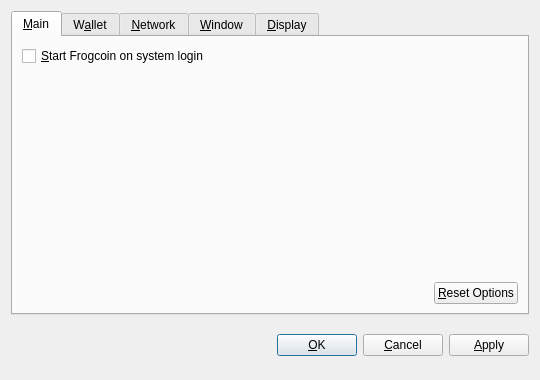
<?xml version="1.0" encoding="UTF-8"?>
<ui version="4.0">
 <class>OptionsDialog</class>
 <widget class="QDialog" name="OptionsDialog">
  <property name="geometry">
   <rect>
    <x>0</x>
    <y>0</y>
    <width>540</width>
    <height>380</height>
   </rect>
  </property>
  <property name="windowTitle">
   <string>Options</string>
  </property>
  <property name="modal">
   <bool>true</bool>
  </property>
  <layout class="QVBoxLayout" name="verticalLayout">
   <item>
    <widget class="QTabWidget" name="tabWidget">
     <property name="tabPosition">
      <enum>QTabWidget::North</enum>
     </property>
     <property name="currentIndex">
      <number>0</number>
     </property>
     <widget class="QWidget" name="tabMain">
      <attribute name="title">
       <string>&amp;Main</string>
      </attribute>
      <layout class="QVBoxLayout" name="verticalLayout_Main">
       <item>
        <widget class="QCheckBox" name="bitcoinAtStartup">
         <property name="toolTip">
          <string>Automatically start Frogcoin after logging in to the system.</string>
         </property>
         <property name="text">
          <string>&amp;Start Frogcoin on system login</string>
         </property>
        </widget>
       </item>
       <item>
        <spacer name="verticalSpacer_Main">
         <property name="orientation">
          <enum>Qt::Vertical</enum>
         </property>
         <property name="sizeHint" stdset="0">
          <size>
           <width>20</width>
           <height>40</height>
          </size>
         </property>
        </spacer>
       </item>
       <item>
        <layout class="QHBoxLayout" name="horizontalLayout_2_Main">
         <item>
          <spacer name="horizontalSpacer_2_Main">
           <property name="orientation">
            <enum>Qt::Horizontal</enum>
           </property>
           <property name="sizeHint" stdset="0">
            <size>
             <width>40</width>
             <height>20</height>
            </size>
           </property>
          </spacer>
         </item>
         <item>
          <widget class="QPushButton" name="resetButton">
           <property name="toolTip">
            <string>Reset all client options to default.</string>
           </property>
           <property name="text">
            <string>&amp;Reset Options</string>
           </property>
           <property name="autoDefault">
            <bool>false</bool>
           </property>
          </widget>
         </item>
        </layout>
       </item>
      </layout>
     </widget>
     <widget class="QWidget" name="tabWallet">
      <attribute name="title">
       <string>W&amp;allet</string>
      </attribute>
      <layout class="QVBoxLayout" name="verticalLayout_Network">
       <item>
        <widget class="QLabel" name="transactionFeeInfoLabel">
         <property name="text">
          <string>Optional transaction fee per kB that helps make sure your transactions are processed quickly. Most transactions are 1 kB.</string>
         </property>
         <property name="textFormat">
          <enum>Qt::PlainText</enum>
         </property>
         <property name="wordWrap">
          <bool>true</bool>
         </property>
        </widget>
       </item>
       <item>
        <layout class="QHBoxLayout" name="horizontalLayout_1_Main">
         <item>
          <widget class="QLabel" name="transactionFeeLabel">
           <property name="text">
            <string>Pay transaction &amp;fee</string>
           </property>
           <property name="textFormat">
            <enum>Qt::PlainText</enum>
           </property>
           <property name="buddy">
            <cstring>transactionFee</cstring>
           </property>
          </widget>
         </item>
         <item>
          <widget class="BitcoinAmountField" name="transactionFee"/>
         </item>
         <item>
          <spacer name="horizontalSpacer_1_Main">
           <property name="orientation">
            <enum>Qt::Horizontal</enum>
           </property>
           <property name="sizeHint" stdset="0">
            <size>
             <width>40</width>
             <height>20</height>
            </size>
           </property>
          </spacer>
         </item>
        </layout>
       </item>
       <item>
        <widget class="QLabel" name="label">
         <property name="text">
          <string>If you disable the spending of unconfirmed change, the change from a transaction cannot be used until that transaction has at least one confirmation. This also affects how your balance is computed.</string>
         </property>
         <property name="wordWrap">
          <bool>true</bool>
         </property>
        </widget>
       </item>
       <item>
        <widget class="QCheckBox" name="spendZeroConfChange">
         <property name="text">
          <string>Spend unconfirmed change  (experts only)</string>
         </property>
        </widget>
       </item>
       <item>
        <spacer name="verticalSpacer">
         <property name="orientation">
          <enum>Qt::Vertical</enum>
         </property>
         <property name="sizeHint" stdset="0">
          <size>
           <width>20</width>
           <height>40</height>
          </size>
         </property>
        </spacer>
       </item>
      </layout>
     </widget>
     <widget class="QWidget" name="tabNetwork">
      <attribute name="title">
       <string>&amp;Network</string>
      </attribute>
      <layout class="QVBoxLayout" name="verticalLayout_Network">
       <item>
        <widget class="QCheckBox" name="mapPortUpnp">
         <property name="toolTip">
          <string>Automatically open the Frogcoin client port on the router. This only works when your router supports UPnP and it is enabled.</string>
         </property>
         <property name="text">
          <string>Map port using &amp;UPnP</string>
         </property>
        </widget>
       </item>
       <item>
        <widget class="QCheckBox" name="connectSocks">
         <property name="toolTip">
          <string>Connect to the Frogcoin network through a SOCKS proxy (e.g. when connecting through Tor).</string>
         </property>
         <property name="text">
          <string>&amp;Connect through SOCKS proxy:</string>
         </property>
        </widget>
       </item>
       <item>
        <layout class="QHBoxLayout" name="horizontalLayout_Network">
         <item>
          <widget class="QLabel" name="proxyIpLabel">
           <property name="text">
            <string>Proxy &amp;IP:</string>
           </property>
           <property name="textFormat">
            <enum>Qt::PlainText</enum>
           </property>
           <property name="buddy">
            <cstring>proxyIp</cstring>
           </property>
          </widget>
         </item>
         <item>
          <widget class="QValidatedLineEdit" name="proxyIp">
           <property name="maximumSize">
            <size>
             <width>140</width>
             <height>16777215</height>
            </size>
           </property>
           <property name="toolTip">
            <string>IP address of the proxy (e.g. 127.0.0.1)</string>
           </property>
          </widget>
         </item>
         <item>
          <widget class="QLabel" name="proxyPortLabel">
           <property name="text">
            <string>&amp;Port:</string>
           </property>
           <property name="textFormat">
            <enum>Qt::PlainText</enum>
           </property>
           <property name="buddy">
            <cstring>proxyPort</cstring>
           </property>
          </widget>
         </item>
         <item>
          <widget class="QLineEdit" name="proxyPort">
           <property name="maximumSize">
            <size>
             <width>55</width>
             <height>16777215</height>
            </size>
           </property>
           <property name="toolTip">
            <string>Port of the proxy (e.g. 9050)</string>
           </property>
          </widget>
         </item>
         <item>
          <widget class="QLabel" name="socksVersionLabel">
           <property name="text">
            <string>SOCKS &amp;Version:</string>
           </property>
           <property name="textFormat">
            <enum>Qt::PlainText</enum>
           </property>
           <property name="buddy">
            <cstring>socksVersion</cstring>
           </property>
          </widget>
         </item>
         <item>
          <widget class="QValueComboBox" name="socksVersion">
           <property name="toolTip">
            <string>SOCKS version of the proxy (e.g. 5)</string>
           </property>
          </widget>
         </item>
         <item>
          <spacer name="horizontalSpacer_Network">
           <property name="orientation">
            <enum>Qt::Horizontal</enum>
           </property>
           <property name="sizeHint" stdset="0">
            <size>
             <width>40</width>
             <height>20</height>
            </size>
           </property>
          </spacer>
         </item>
        </layout>
       </item>
       <item>
        <spacer name="verticalSpacer_Network">
         <property name="orientation">
          <enum>Qt::Vertical</enum>
         </property>
         <property name="sizeHint" stdset="0">
          <size>
           <width>20</width>
           <height>40</height>
          </size>
         </property>
        </spacer>
       </item>
      </layout>
     </widget>
     <widget class="QWidget" name="tabWindow">
      <attribute name="title">
       <string>&amp;Window</string>
      </attribute>
      <layout class="QVBoxLayout" name="verticalLayout_Window">
       <item>
        <widget class="QCheckBox" name="minimizeToTray">
         <property name="toolTip">
          <string>Show only a tray icon after minimizing the window.</string>
         </property>
         <property name="text">
          <string>&amp;Minimize to the tray instead of the taskbar</string>
         </property>
        </widget>
       </item>
       <item>
        <widget class="QCheckBox" name="minimizeOnClose">
         <property name="toolTip">
          <string>Minimize instead of exit the application when the window is closed. When this option is enabled, the application will be closed only after selecting Quit in the menu.</string>
         </property>
         <property name="text">
          <string>M&amp;inimize on close</string>
         </property>
        </widget>
       </item>
       <item>
        <spacer name="verticalSpacer_Window">
         <property name="orientation">
          <enum>Qt::Vertical</enum>
         </property>
         <property name="sizeHint" stdset="0">
          <size>
           <width>20</width>
           <height>40</height>
          </size>
         </property>
        </spacer>
       </item>
      </layout>
     </widget>
     <widget class="QWidget" name="tabDisplay">
      <attribute name="title">
       <string>&amp;Display</string>
      </attribute>
      <layout class="QVBoxLayout" name="verticalLayout_Display">
       <item>
        <layout class="QHBoxLayout" name="horizontalLayout_1_Display">
         <item>
          <widget class="QLabel" name="langLabel">
           <property name="text">
            <string>User Interface &amp;language:</string>
           </property>
           <property name="textFormat">
            <enum>Qt::PlainText</enum>
           </property>
           <property name="buddy">
            <cstring>lang</cstring>
           </property>
          </widget>
         </item>
         <item>
          <widget class="QValueComboBox" name="lang">
           <property name="toolTip">
            <string>The user interface language can be set here. This setting will take effect after restarting Frogcoin.</string>
           </property>
          </widget>
         </item>
        </layout>
       </item>
       <item>
        <layout class="QHBoxLayout" name="horizontalLayout_2_Display">
         <item>
          <widget class="QLabel" name="unitLabel">
           <property name="text">
            <string>&amp;Unit to show amounts in:</string>
           </property>
           <property name="textFormat">
            <enum>Qt::PlainText</enum>
           </property>
           <property name="buddy">
            <cstring>unit</cstring>
           </property>
          </widget>
         </item>
         <item>
          <widget class="QValueComboBox" name="unit">
           <property name="toolTip">
            <string>Choose the default subdivision unit to show in the interface and when sending coins.</string>
           </property>
          </widget>
         </item>
        </layout>
       </item>
       <item>
        <widget class="QCheckBox" name="displayAddresses">
         <property name="toolTip">
          <string>Whether to show Frogcoin addresses in the transaction list or not.</string>
         </property>
         <property name="text">
          <string>&amp;Display addresses in transaction list</string>
         </property>
        </widget>
       </item>
       <item>
        <widget class="QCheckBox" name="coinControlFeatures">
         <property name="toolTip">
          <string>Whether to show coin control features or not.</string>
         </property>
         <property name="text">
          <string>Display coin &amp;control features (experts only!)</string>
         </property>
        </widget>
       </item>
       <item>
        <spacer name="verticalSpacer_Display">
         <property name="orientation">
          <enum>Qt::Vertical</enum>
         </property>
         <property name="sizeHint" stdset="0">
          <size>
           <width>20</width>
           <height>40</height>
          </size>
         </property>
        </spacer>
       </item>
      </layout>
     </widget>
    </widget>
   </item>
   <item>
    <layout class="QHBoxLayout" name="horizontalLayout_Buttons">
     <item>
      <spacer name="horizontalSpacer_1">
       <property name="orientation">
        <enum>Qt::Horizontal</enum>
       </property>
       <property name="sizeHint" stdset="0">
        <size>
         <width>40</width>
         <height>48</height>
        </size>
       </property>
      </spacer>
     </item>
     <item>
      <widget class="QLabel" name="statusLabel">
       <property name="font">
        <font>
         <weight>75</weight>
         <bold>true</bold>
        </font>
       </property>
       <property name="text">
        <string/>
       </property>
       <property name="textFormat">
        <enum>Qt::PlainText</enum>
       </property>
       <property name="wordWrap">
        <bool>true</bool>
       </property>
      </widget>
     </item>
     <item>
      <spacer name="horizontalSpacer_2">
       <property name="orientation">
        <enum>Qt::Horizontal</enum>
       </property>
       <property name="sizeHint" stdset="0">
        <size>
         <width>40</width>
         <height>48</height>
        </size>
       </property>
      </spacer>
     </item>
     <item>
      <widget class="QPushButton" name="okButton">
       <property name="text">
        <string>&amp;OK</string>
       </property>
      </widget>
     </item>
     <item>
      <widget class="QPushButton" name="cancelButton">
       <property name="text">
        <string>&amp;Cancel</string>
       </property>
       <property name="autoDefault">
        <bool>false</bool>
       </property>
      </widget>
     </item>
     <item>
      <widget class="QPushButton" name="applyButton">
       <property name="text">
        <string>&amp;Apply</string>
       </property>
       <property name="autoDefault">
        <bool>false</bool>
       </property>
      </widget>
     </item>
    </layout>
   </item>
  </layout>
 </widget>
 <customwidgets>
  <customwidget>
   <class>BitcoinAmountField</class>
   <extends>QSpinBox</extends>
   <header>bitcoinamountfield.h</header>
  </customwidget>
  <customwidget>
   <class>QValueComboBox</class>
   <extends>QComboBox</extends>
   <header>qvaluecombobox.h</header>
  </customwidget>
  <customwidget>
   <class>QValidatedLineEdit</class>
   <extends>QLineEdit</extends>
   <header>qvalidatedlineedit.h</header>
  </customwidget>
 </customwidgets>
 <resources/>
 <connections/>
</ui>
